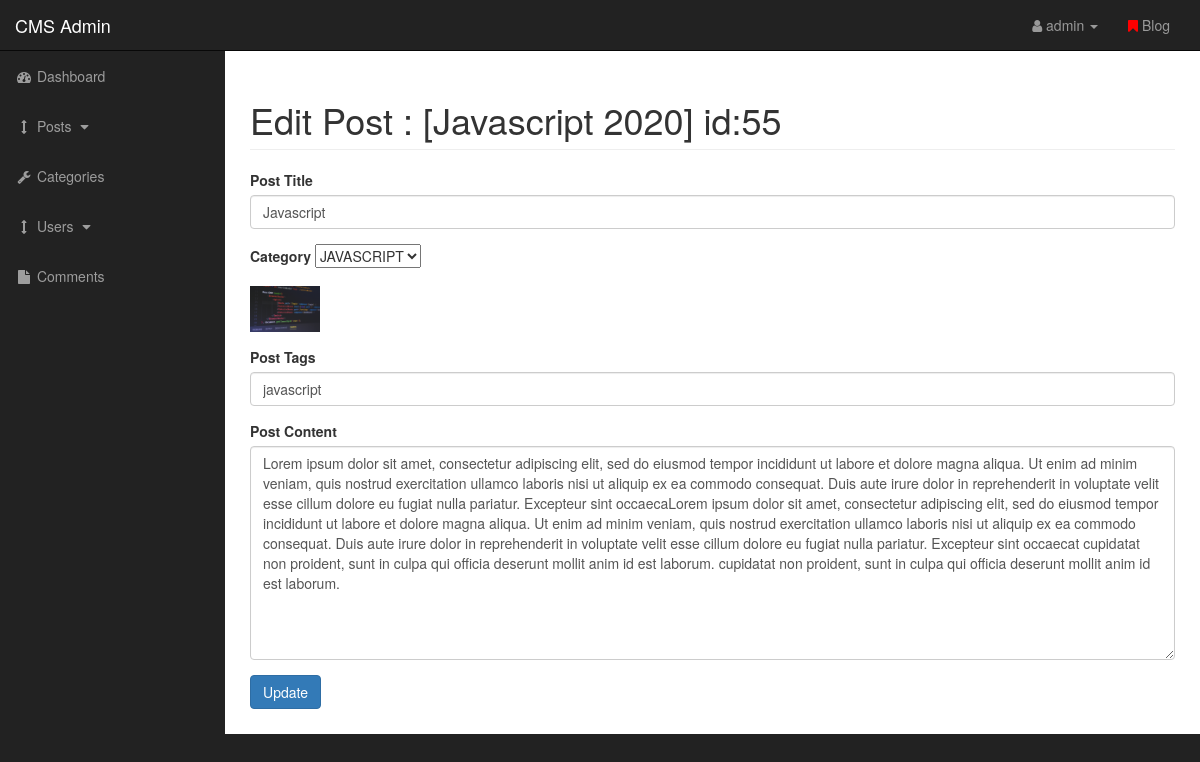
The app's page /admin/index.php?page=3&&source=edit_post&&edit=55 (signed in) with its own data.
### tables this page shows
CREATE TABLE `posts` (
  `post_id` int(11) NOT NULL,
  `post_category_id` varchar(3) NOT NULL,
  `post_title` varchar(255) NOT NULL,
  `post_author` varchar(255) NOT NULL,
  `post_date` date NOT NULL,
  `post_image` text NOT NULL,
  `post_content` text NOT NULL,
  `posts_tags` varchar(255) NOT NULL,
  `post_comment_count` int(11) NOT NULL,
  `post_status` varchar(255) NOT NULL DEFAULT 'draft'
);

### Models/posts.php (called while the page is built, shortened)
<?php
Class Posts
{
    protected $title;
    protected $post_category_id;
    protected $post_image;
    protected $post_content;
    protected $posts_tags;
      public function gettitle()
      {
          return $this->title;
      }
      public function settitle($title)
      {
          $this->title=$title;
      }
        public function getpost_category_id()
        {
            return $this->post_category_id;
        }
        public function setpost_category_id($post_category_id)
        {
            $this->post_category_id=$post_category_id;
        }
         public function getpost_image()
         {
             return $this->post_image;
         }
         public function setpost_image($post_image)
         {
             $this->post_image=$post_image;
         }
        public function getpost_content()
        {
            return $this->post_content;
        }
        public function setpost_content($post_content)
        {
            $this->post_content=$post_content;
        }
         public function getposts_tags()
         {
             return $this->posts_tags;
         }
         public function setposts_tags($posts_tags)
         {
             $this->posts_tags=$posts_tags;
         }
}
?>

### admin/includes/edit_post.php (the view, shortened to what this page needs)
<?php
require_once "../Models/posts.php";
$title = '';
$id = '';
$category = '';
$image = '';
$tags = '';
$content = '';
if ($_GET['edit']) {
    $id = $_GET['edit'];
    $post = $db->get_postobject($id);
    $title = $post->gettitle();
    $id = $_GET['edit'];
    $image = $post->getpost_image();
    $category = $post->getpost_category_id();
    $tags = $post->getposts_tags();
    $content = $post->getpost_content();
}
?>
<h1 class="page-header">
    Edit Post : <?php echo '[' . $title . ']  id:' . $id ?>
</h1>
<form action="#" method="post" enctype="multipart/form-data">
    <div class="form-group">
        <label for="title">Post Title</label>
        <input value=<?php echo $title; ?> type="text" class="form-control" name="title">
    </div>
    <div class="form-group">
        <label for="category">Category</label>
        <select selectedIndex="<?php echo $category; ?>" name="post_category" id="">
        </select>
    </div>
    <div class="form-group">
        <img width="70" ; src="../images/<?php echo $image; ?>" alt="">
    </div>
    <div class="form-group">
        <label for="post_tags">Post Tags</label>
        <input value="<?php echo $tags; ?>" type="text" class="form-control" name="post_tags">
    </div>
    <div class="form-group">
        <label for="post_content">Post Content</label>
        <textarea class="form-control" name="post_content" id="" cols="30" rows="10"><?php echo $content; ?></textarea>
    </div>
    <div class="form-group">
        <input class="btn btn-primary" type="submit" name="update_post" value="Update">
    </div>
</form>

### admin/css/sb-admin.css (style rules this page uses)
body { margin-top: 100px; background-color: #222; }
@media (min-width:768px) { body { margin-top: 50px; } }

### records on screen
posts: post_title "Javascript 2020", post_image (picture), post_tags "javascript", post_content "Lorem ipsum dolor sit amet, consectetur adipiscing elit, sed do eiusmod tempor incididunt ut labore et dolore magna aliqua. Ut enim ad minim veniam, quis nostrud exercitation ullamco laboris nisi ut aliquip ex ea commodo consequat. Duis aute irure dolor in reprehenderit in voluptate velit esse cillum dolore eu fugiat nulla pariatur. Excepteur sint occaecaLorem ipsum dolor sit amet, consectetur adipiscing elit, sed do eiusmod tempor incididunt ut labore et dolore magna aliqua. Ut enim ad minim veniam, quis nostrud exercitation ullamco laboris nisi ut aliquip ex ea commodo consequat. Duis aute irure dolor in reprehenderit in voluptate velit esse cillum dolore eu fugiat nulla pariatur.…"

### other values on screen
$id "55"
$_SESSION['username'] "admin"
form field post_category "JAVASCRIPT"
